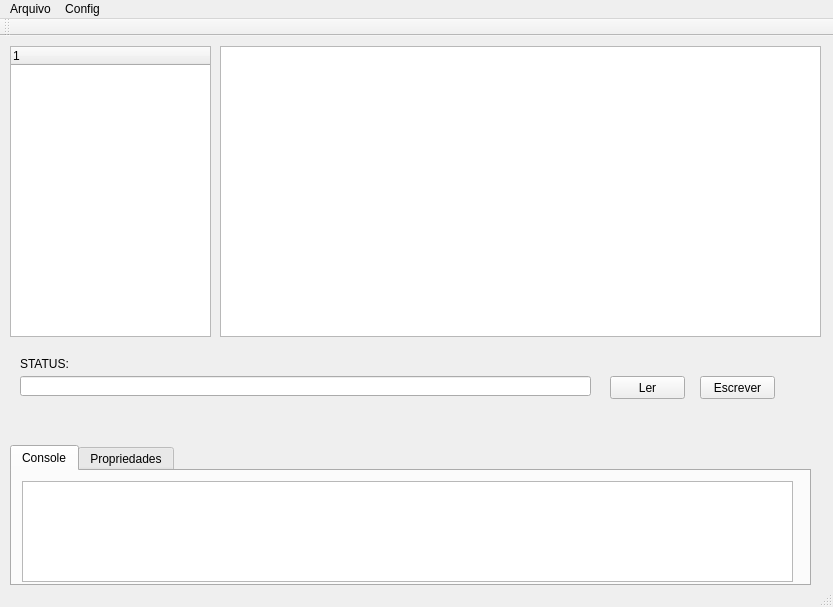
<?xml version="1.0" encoding="UTF-8"?>
<ui version="4.0">
 <class>DM</class>
 <widget class="QMainWindow" name="DM">
  <property name="geometry">
   <rect>
    <x>0</x>
    <y>0</y>
    <width>833</width>
    <height>607</height>
   </rect>
  </property>
  <property name="windowTitle">
   <string>DM</string>
  </property>
  <widget class="QWidget" name="centralWidget">
   <widget class="QTableWidget" name="tableWidget">
    <property name="geometry">
     <rect>
      <x>220</x>
      <y>10</y>
      <width>601</width>
      <height>291</height>
     </rect>
    </property>
   </widget>
   <widget class="QTreeWidget" name="treeWidget">
    <property name="geometry">
     <rect>
      <x>10</x>
      <y>10</y>
      <width>201</width>
      <height>291</height>
     </rect>
    </property>
    <column>
     <property name="text">
      <string notr="true">1</string>
     </property>
    </column>
   </widget>
   <widget class="QTabWidget" name="tabWidget">
    <property name="geometry">
     <rect>
      <x>10</x>
      <y>409</y>
      <width>801</width>
      <height>141</height>
     </rect>
    </property>
    <property name="currentIndex">
     <number>0</number>
    </property>
    <widget class="QWidget" name="tab">
     <attribute name="title">
      <string>Console</string>
     </attribute>
     <widget class="QPlainTextEdit" name="console">
      <property name="geometry">
       <rect>
        <x>10</x>
        <y>10</y>
        <width>771</width>
        <height>101</height>
       </rect>
      </property>
      <property name="autoFillBackground">
       <bool>false</bool>
      </property>
      <property name="tabChangesFocus">
       <bool>false</bool>
      </property>
      <property name="tabStopWidth">
       <number>80</number>
      </property>
      <property name="textInteractionFlags">
       <set>Qt::TextSelectableByKeyboard|Qt::TextSelectableByMouse</set>
      </property>
      <property name="centerOnScroll">
       <bool>true</bool>
      </property>
     </widget>
    </widget>
    <widget class="QWidget" name="tab_2">
     <attribute name="title">
      <string>Propriedades</string>
     </attribute>
    </widget>
   </widget>
   <widget class="QLabel" name="label">
    <property name="geometry">
     <rect>
      <x>20</x>
      <y>320</y>
      <width>421</width>
      <height>16</height>
     </rect>
    </property>
    <property name="text">
     <string>STATUS:</string>
    </property>
   </widget>
   <widget class="QLineEdit" name="lineEdit">
    <property name="geometry">
     <rect>
      <x>20</x>
      <y>340</y>
      <width>571</width>
      <height>20</height>
     </rect>
    </property>
   </widget>
   <widget class="QPushButton" name="pushButton">
    <property name="geometry">
     <rect>
      <x>700</x>
      <y>340</y>
      <width>75</width>
      <height>23</height>
     </rect>
    </property>
    <property name="text">
     <string>Escrever</string>
    </property>
   </widget>
   <widget class="QPushButton" name="pushButton_ler">
    <property name="geometry">
     <rect>
      <x>610</x>
      <y>340</y>
      <width>75</width>
      <height>23</height>
     </rect>
    </property>
    <property name="text">
     <string>Ler</string>
    </property>
   </widget>
  </widget>
  <widget class="QMenuBar" name="menuBar">
   <property name="geometry">
    <rect>
     <x>0</x>
     <y>0</y>
     <width>833</width>
     <height>18</height>
    </rect>
   </property>
   <widget class="QMenu" name="menuArquivo">
    <property name="title">
     <string>Arquivo</string>
    </property>
    <addaction name="actionSair"/>
   </widget>
   <widget class="QMenu" name="menuConfig">
    <property name="title">
     <string>Config</string>
    </property>
    <addaction name="actionConectar"/>
   </widget>
   <addaction name="menuArquivo"/>
   <addaction name="menuConfig"/>
  </widget>
  <widget class="QToolBar" name="mainToolBar">
   <attribute name="toolBarArea">
    <enum>TopToolBarArea</enum>
   </attribute>
   <attribute name="toolBarBreak">
    <bool>false</bool>
   </attribute>
  </widget>
  <widget class="QStatusBar" name="statusBar"/>
  <action name="actionSair">
   <property name="text">
    <string>Sair</string>
   </property>
  </action>
  <action name="actionConectar">
   <property name="text">
    <string>Conectar...</string>
   </property>
  </action>
 </widget>
 <layoutdefault spacing="6" margin="11"/>
 <resources/>
 <connections>
  <connection>
   <sender>actionSair</sender>
   <signal>triggered()</signal>
   <receiver>DM</receiver>
   <slot>close()</slot>
   <hints>
    <hint type="sourcelabel">
     <x>-1</x>
     <y>-1</y>
    </hint>
    <hint type="destinationlabel">
     <x>416</x>
     <y>303</y>
    </hint>
   </hints>
  </connection>
 </connections>
</ui>
